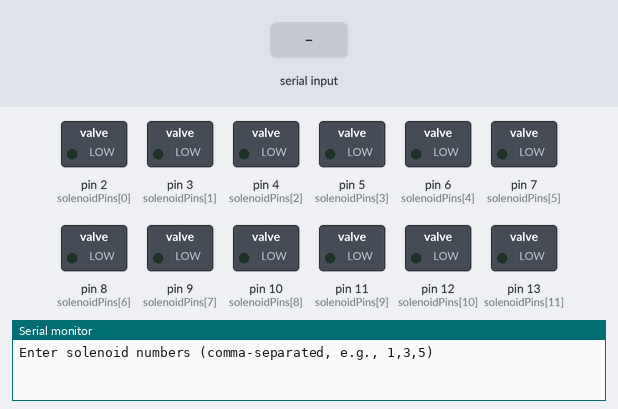
The sketch below on a simulated Arduino Uno, built with avr-gcc and run on an emulated ATmega328P. Shown: switched loads named in the sketch (green lamp = pin HIGH), the last lines printed to the serial monitor. Inputs (shaded band) come from the test bench.

Above: at 1.2 s.
1.3 s: "0,1\n" received over Serial
At 1.7 s:
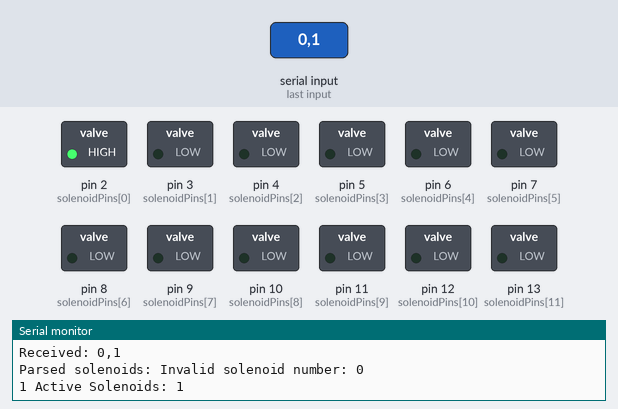
2.8 s: "5\n" received over Serial
At 3.2 s:
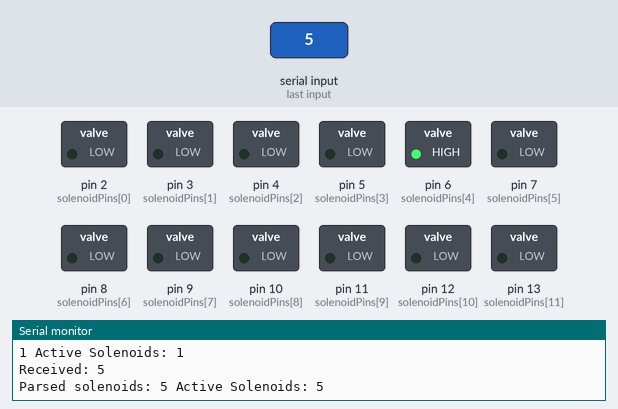
4.3 s: "0,150\n" received over Serial
At 5.7 s:
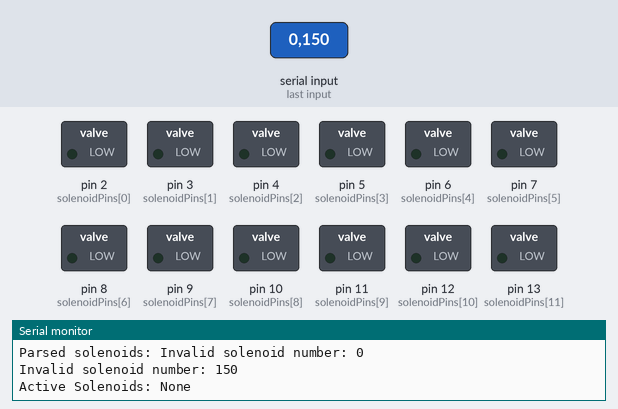
Timing chart, 0 to 7.3 s (numbered marks = the images above; inputs shaded):
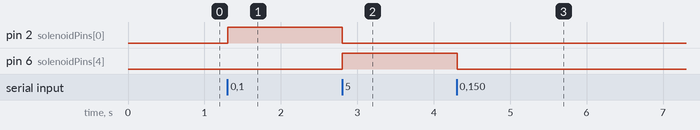

Measured:
- after the input at 1.3 s, pin 2 (solenoidPins[0]): LOW → HIGH at once
- after the input at 2.8 s, pin 2 (solenoidPins[0]): HIGH → LOW at once; pin 6 (solenoidPins[4]): LOW → HIGH at once
- after the input at 4.3 s, pin 6 (solenoidPins[4]): HIGH → LOW at once

The sketch:

solenoid_control.ino
```cpp
const int numSolenoids = 12;
const int solenoidPins[numSolenoids] = {2, 3, 4, 5, 6, 7, 8, 9, 10, 11, 12, 13};

void setup() {
    Serial.begin(9600);
    Serial.println("Enter solenoid numbers (comma-separated, e.g., 1,3,5)");

    // Set all solenoid pins as OUTPUT and turn them OFF initially
    for (int i = 0; i < numSolenoids; i++) {
        pinMode(solenoidPins[i], OUTPUT);
        digitalWrite(solenoidPins[i], LOW);
    }
}

void loop() {
    if (Serial.available()) {
        String input = Serial.readStringUntil('\n');  // Read input line
        input.trim();  // Remove spaces and newlines
        Serial.println("Received: " + input);  // Debugging line

        // Turn OFF all solenoids before processing new input
        for (int i = 0; i < numSolenoids; i++) {
            digitalWrite(solenoidPins[i], LOW);
        }

        // **Check for "no solenoid" command**
        if (input.length() == 0 || input == "0" || input == "none") {
            Serial.println("All solenoids OFF.");
            return;  // Exit early
        }

        int index = 0;
        Serial.print("Parsed solenoids: ");  // New debugging line
        while (index < input.length()) {
            int nextComma = input.indexOf(',', index);
            if (nextComma == -1) nextComma = input.length();

            String solenoidNumStr = input.substring(index, nextComma);
            solenoidNumStr.trim();

            if (solenoidNumStr.length() > 0) {
                int solenoidNum = solenoidNumStr.toInt();

                if (solenoidNum >= 1 && solenoidNum <= numSolenoids) {
                    digitalWrite(solenoidPins[solenoidNum - 1], HIGH);
                    Serial.print(solenoidNum);  // Print which solenoids are being turned on
                    Serial.print(" ");
                } else {
                    Serial.print("Invalid solenoid number: ");
                    Serial.println(solenoidNumStr);
                }
            }
            index = nextComma + 1;
        }

        // Print active solenoids
        Serial.print("Active Solenoids: ");
        bool anyActive = false;
        for (int i = 0; i < numSolenoids; i++) {
            if (digitalRead(solenoidPins[i]) == HIGH) {
                Serial.print(i + 1);
                Serial.print(" ");
                anyActive = true;
            }
        }
        if (!anyActive) Serial.print("None");
        Serial.println();
    }
}
```
